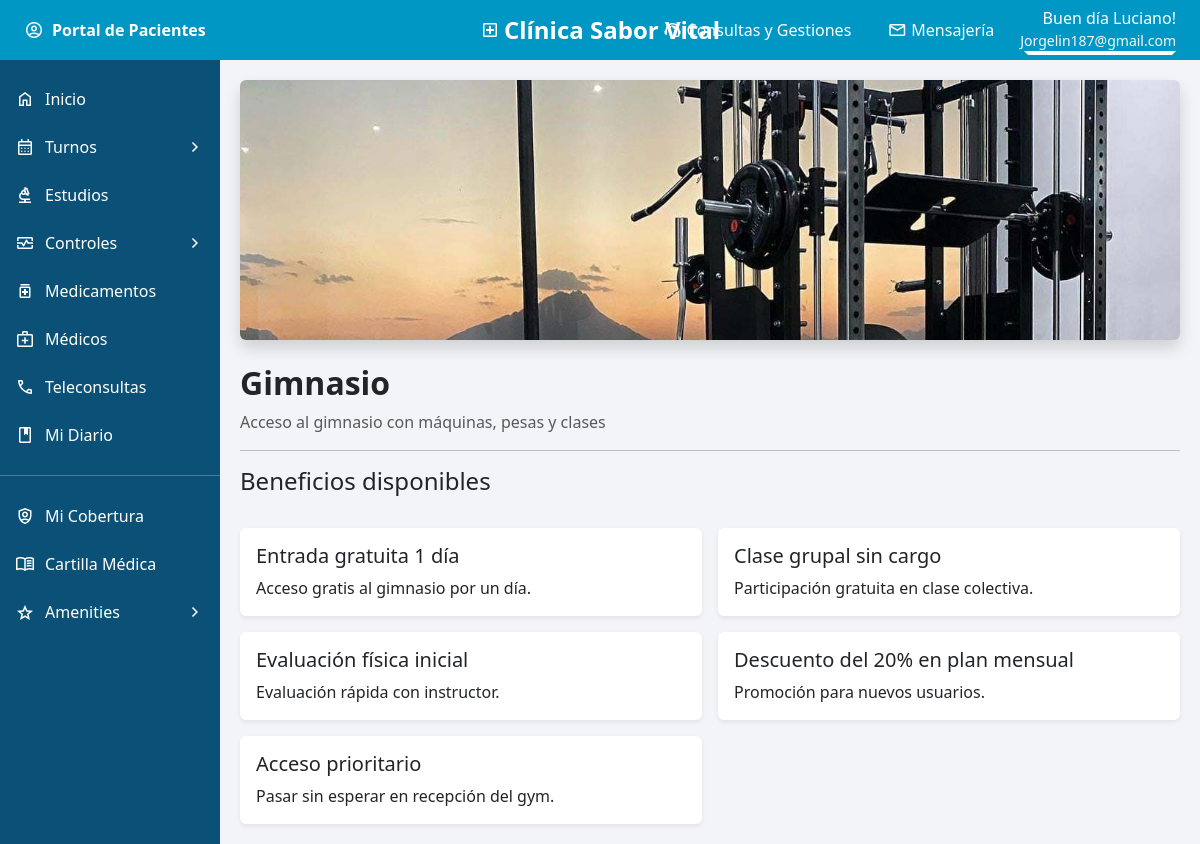
/amenities/gimnasio/13/ (signed in), run on the app's committed database.
### pacientes/models.py (models this page shows, shortened)
class Paciente(models.Model):
    perfil_usuario = models.ForeignKey(
        'usuarios.PerfilUsuario',
        on_delete=models.CASCADE,
        related_name="pacientes_asociados"
    )
    nombre = models.CharField(max_length=100)
    apellido = models.CharField(max_length=100)
    dni = models.CharField(max_length=20)
    email = models.EmailField()
    telefono = models.CharField(max_length=30)
    fecha_nacimiento = models.DateField(null=True, blank=True)
    obra_social = models.CharField(max_length=100, null=True, blank=True)

### amenities/models.py (models this page shows, shortened)
class Amenity(models.Model):
    nombre = models.CharField(max_length=100)
    descripcion = models.TextField(blank=True, null=True)
    costo = models.DecimalField(max_digits=8, decimal_places=2, default=0)
    horario_apertura = models.TimeField()
    horario_cierre = models.TimeField()
    disponible = models.BooleanField(default=True)
    class Meta:
        ordering = ['nombre']

class Beneficio(models.Model):
    amenity = models.ForeignKey(Amenity, on_delete=models.CASCADE, related_name="beneficios")
    titulo = models.CharField(max_length=120)
    descripcion = models.TextField(blank=True, null=True)
    activo = models.BooleanField(default=True)

### amenities/views.py (the view)
# urls.py: path("gimnasio/<int:paciente_id>/", views.gimnasio, name="gimnasio"),
def gimnasio(request, paciente_id):
    paciente = cargar_paciente(request, paciente_id)
    amenity = Amenity.objects.get(nombre="Gimnasio")
    beneficios = amenity.beneficios.filter(activo=True)
    return render(request, "amenities/gimnasio.html", {
        "paciente": paciente,
        "amenity": amenity,
        "beneficios": beneficios,
    })

### amenities/views.py (called while the page is built)
def cargar_paciente(request, paciente_id):
    perfil = request.user.perfil
    return perfil.pacientes.get(pk=paciente_id)

### pacientes/context_processors.py (called while the page is built)
def paciente_context(request):
    paciente = None
    paciente_id = None
    try:
        perfil = request.user.perfil
        if perfil and hasattr(perfil, "pacientes"):
            paciente_id = request.session.get("paciente_id")
            if paciente_id:
                paciente = perfil.pacientes.filter(id=paciente_id).first()
    except:
        pass
    return {
        "paciente": paciente,
        "paciente_id": paciente_id,
    }

### amenities/templates/amenities/gimnasio.html
{% extends 'amenities/base_amenity.html' %}
{% load static %}
{% block amenity_image %}
<div class="mb-4">
    <img src="{% static 'amenities/gimnasio.jpg' %}"
         alt="Gimnasio"
         class="img-fluid rounded shadow"
         style="max-height: 260px; object-fit: cover; width: 100%;">
</div>
{% endblock %}

### amenities/templates/amenities/base_amenity.html (shortened to what this page needs)
{% extends 'base.html' %}
{% block content %}
<div class="amenity-content">
    {% block amenity_image %}
    {% endblock %}
    <h2 class="fw-bold mt-3">{{ amenity.nombre }}</h2>
    {% if amenity.descripcion %}
        <p class="text-muted">{{ amenity.descripcion }}</p>
    {% endif %}
    <hr>
    <h4 class="mt-3">Beneficios disponibles</h4>
    <div class="row mt-3 g-3">
        {% for b in beneficios %}
            <div class="col-md-6">
                <div class="card h-100 shadow-sm border-0">
                    <div class="card-body">
                        <h5 class="card-title">{{ b.titulo }}</h5>
                        <p class="card-text">{{ b.descripcion }}</p>
                    </div>
                </div>
            </div>
        {% empty %}
            <p>No hay beneficios activos actualmente.</p>
        {% endfor %}
    </div>
</div>
{% endblock %}

### templates/base.html (shortened to what this page needs)
{% load static %}
<!DOCTYPE html>
<html lang="es">
<head>
    <link href="https://cdn.jsdelivr.net/npm/bootstrap@5.3.2/dist/css/bootstrap.min.css" rel="stylesheet">
    <link rel="stylesheet" href="{% static 'css/layout.css' %}">
</head>
<body>
    <div class="topbar d-flex align-items-center justify-content-between px-4 text-white">
        <div class="d-flex align-items-center gap-2 fw-bold">
            <span class="material-symbols-outlined">account_circle</span>
            Portal de Pacientes
        </div>
        <div class="topbar-center position-absolute start-50 translate-middle-x">
            <a href="{% url 'usuarios:portal_paciente' paciente.id %}"
                class="d-flex align-items-center gap-1 text-white text-decoration-none">
                <span class="material-symbols-outlined">local_hospital</span>
                Clínica Sabor Vital
            </a>
        </div>
        <div class="d-flex align-items-center gap-3 ms-auto">
            <a href="{% url 'pacientes:consultas_gestiones' paciente.id %}"
               class="topbar-link d-flex align-items-center gap-1 text-white text-decoration-none">
                <span class="material-symbols-outlined">support_agent</span>
                Consultas y Gestiones
            </a>
            <a href="{% url 'pacientes:mensajeria' paciente.id %}"
               class="topbar-link d-flex align-items-center gap-1 text-white text-decoration-none">
                <span class="material-symbols-outlined">mail</span>
                Mensajería
            </a>
            <div class="dropdown">
                <div class="d-flex flex-column text-end text-white dropdown-toggle"
                     data-bs-toggle="dropdown" style="cursor:pointer;">
                    <span>Buen día {{ paciente.nombre }}!</span>
                    <small class="text-light">{{ paciente.email }}</small>
                </div>
            </div>
        </div>
    </div>
    <div class="sidebar">
        <a href="{% url 'usuarios:portal_paciente' paciente.id %}">
            <span class="material-symbols-outlined">home</span>
            <span class="text">Inicio</span>
        </a>
        <a data-bs-toggle="collapse" href="#submenuTurnos">
            <span class="material-symbols-outlined">calendar_month</span>
            <span class="text">Turnos</span>
            <span class="material-symbols-outlined">chevron_right</span>
        </a>
        <a href="{% url 'pacientes:estudios' paciente.id %}">
            <span class="material-symbols-outlined">biotech</span>
            <span class="text">Estudios</span>
        </a>
        <a data-bs-toggle="collapse" href="#submenuControles">
            <span class="material-symbols-outlined">monitor_heart</span>
            <span class="text">Controles</span>
            <span class="material-symbols-outlined">chevron_right</span>
        </a>
        <a href="{% url 'pacientes:medicamentos' paciente.id %}">
            <span class="material-symbols-outlined">medication</span>
            <span class="text">Medicamentos</span>
        </a>
        <a href="{% url 'pacientes:mis_medicos' paciente.id %}">
            <span class="material-symbols-outlined">medical_services</span>
            <span class="text">Médicos</span>
        </a>
        <a href="{% url 'pacientes:teleconsultas' paciente.id %}">
            <span class="material-symbols-outlined">call</span>
            <span class="text">Teleconsultas</span>
        </a>
        <a href="{% url 'pacientes:mi_diario' paciente.id %}">
            <span class="material-symbols-outlined">book</span>
            <span class="text">Mi Diario</span>
        </a>
        <hr class="text-white">
        <a href="#">
            <span class="material-symbols-outlined">shield_person</span>
            <span class="text">Mi Cobertura</span>
        </a>
        <a href="{% url 'pacientes:cartilla' paciente.id %}">
            <span class="material-symbols-outlined">menu_book</span>
            <span class="text">Cartilla Médica</span>
        </a>
        <a data-bs-toggle="collapse" href="#submenuAmenities">
            <span class="material-symbols-outlined">grade</span>
            <span class="text">Amenities</span>
            <span class="material-symbols-outlined">chevron_right</span>
        </a>
    </div>
    <div class="content">
        {% block content %}{% endblock %}
    </div>
</body>
</html>

### static/css/layout.css (style rules this page uses)
body { background-color: #f2f4f7; margin: 0; }
.material-symbols-outlined { font-size: 20px; color: white; }
.topbar { background-color: #0097c4; height: 60px; position: fixed; top: 0; left: 0; right: 0; z-index: 1000; }
.sidebar { background-color: #0b5177; width: 220px; position: fixed; top: 60px; bottom: 0; left: 0; overflow-y: auto; padding-top: 15px; }
.sidebar a { color: #fff; text-decoration: none; padding: 12px 15px; display: flex; align-items: center; justify-content: space-between; }
.sidebar .text { flex-grow: 1; margin-left: 10px; }
.content { margin-left: 220px; margin-top: 60px; padding: 20px; }
.topbar-center { font-size: 1.5rem; font-weight: 600; position: relative; }
.topbar-link { padding: 6px 10px; border-radius: 6px; transition: background-color 0.2s ease; }

### data on the page
Paciente: nombre "Luciano", email "Jorgelin187@gmail.com"
Amenity: nombre "Gimnasio", descripcion "Acceso al gimnasio con máquinas, pesas y clases"
Beneficio: titulo "Entrada gratuita 1 día", descripcion "Acceso gratis al gimnasio por un día."
Beneficio: titulo "Clase grupal sin cargo", descripcion "Participación gratuita en clase colectiva."
Beneficio: titulo "Evaluación física inicial", descripcion "Evaluación rápida con instructor."
Beneficio: titulo "Descuento del 20% en plan mensual", descripcion "Promoción para nuevos usuarios."
Beneficio: titulo "Acceso prioritario", descripcion "Pasar sin esperar en recepción del gym."
